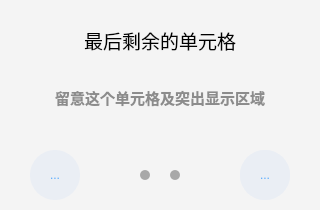
<?xml version="1.0" encoding="UTF-8"?>
<ui version="4.0">
 <class>HintDialog</class>
 <widget class="QDialog" name="HintDialog">
  <property name="geometry">
   <rect>
    <x>0</x>
    <y>0</y>
    <width>320</width>
    <height>210</height>
   </rect>
  </property>
  <property name="windowTitle">
   <string>Dialog</string>
  </property>
  <property name="styleSheet">
   <string notr="true">background-color:rgb(244, 244, 244)</string>
  </property>
  <widget class="QLabel" name="label">
   <property name="geometry">
    <rect>
     <x>60</x>
     <y>20</y>
     <width>200</width>
     <height>40</height>
    </rect>
   </property>
   <property name="font">
    <font>
     <family>Microsoft YaHei UI</family>
     <pointsize>14</pointsize>
    </font>
   </property>
   <property name="text">
    <string>最后剩余的单元格</string>
   </property>
   <property name="alignment">
    <set>Qt::AlignCenter</set>
   </property>
  </widget>
  <widget class="QLabel" name="hintLabel">
   <property name="geometry">
    <rect>
     <x>30</x>
     <y>60</y>
     <width>260</width>
     <height>75</height>
    </rect>
   </property>
   <property name="font">
    <font>
     <family>Microsoft YaHei UI</family>
     <pointsize>11</pointsize>
     <weight>75</weight>
     <bold>true</bold>
    </font>
   </property>
   <property name="styleSheet">
    <string notr="true">color:#8c8c8c</string>
   </property>
   <property name="text">
    <string>留意这个单元格及突出显示区域</string>
   </property>
   <property name="alignment">
    <set>Qt::AlignCenter</set>
   </property>
  </widget>
  <widget class="QLabel" name="progressLabel_1">
   <property name="geometry">
    <rect>
     <x>140</x>
     <y>170</y>
     <width>10</width>
     <height>10</height>
    </rect>
   </property>
   <property name="styleSheet">
    <string notr="true">border-radius:5px;
background-color:#a8a8a8</string>
   </property>
   <property name="text">
    <string/>
   </property>
  </widget>
  <widget class="QLabel" name="progressLabel_2">
   <property name="geometry">
    <rect>
     <x>170</x>
     <y>170</y>
     <width>10</width>
     <height>10</height>
    </rect>
   </property>
   <property name="styleSheet">
    <string notr="true">border-radius:5px;
background-color:#a8a8a8</string>
   </property>
   <property name="text">
    <string/>
   </property>
  </widget>
  <widget class="QToolButton" name="rightToolButton">
   <property name="geometry">
    <rect>
     <x>240</x>
     <y>150</y>
     <width>50</width>
     <height>50</height>
    </rect>
   </property>
   <property name="styleSheet">
    <string notr="true">QToolButton {
    border-radius: 25px;
    background-color: #EAEEF4;
    color: rgb(85, 170, 255);
}
QToolButton:hover {;
    background-color: #dce0e5;
}
QToolButton:pressed {;
    background-color: #cdd0d5;
}</string>
   </property>
   <property name="text">
    <string>...</string>
   </property>
   <property name="icon">
    <iconset resource="res/icons.qrc">
     <normaloff>:/res/arrow-right.png</normaloff>:/res/arrow-right.png</iconset>
   </property>
   <property name="iconSize">
    <size>
     <width>25</width>
     <height>25</height>
    </size>
   </property>
  </widget>
  <widget class="QToolButton" name="leftToolButton">
   <property name="geometry">
    <rect>
     <x>30</x>
     <y>150</y>
     <width>50</width>
     <height>50</height>
    </rect>
   </property>
   <property name="styleSheet">
    <string notr="true">QToolButton {
    border-radius: 25px;
    background-color: #EAEEF4;
    color: rgb(85, 170, 255);
}
QToolButton:hover {;
    background-color: #dce0e5;
}
QToolButton:pressed {;
    background-color: #cdd0d5;
}</string>
   </property>
   <property name="text">
    <string>...</string>
   </property>
   <property name="icon">
    <iconset resource="res/icons.qrc">
     <normaloff>:/res/arrow-left.png</normaloff>:/res/arrow-left.png</iconset>
   </property>
   <property name="iconSize">
    <size>
     <width>25</width>
     <height>25</height>
    </size>
   </property>
  </widget>
  <widget class="QToolButton" name="okToolButton">
   <property name="geometry">
    <rect>
     <x>240</x>
     <y>150</y>
     <width>50</width>
     <height>50</height>
    </rect>
   </property>
   <property name="styleSheet">
    <string notr="true">QToolButton {
    border-radius: 25px;
    background-color: #EAEEF4;
    color: rgb(85, 170, 255);
}
QToolButton:hover {;
    background-color: #dce0e5;
}
QToolButton:pressed {;
    background-color: #cdd0d5;
}</string>
   </property>
   <property name="text">
    <string>...</string>
   </property>
   <property name="icon">
    <iconset resource="res/icons.qrc">
     <normaloff>:/res/ok.png</normaloff>:/res/ok.png</iconset>
   </property>
   <property name="iconSize">
    <size>
     <width>25</width>
     <height>25</height>
    </size>
   </property>
  </widget>
 </widget>
 <resources>
  <include location="res/icons.qrc"/>
 </resources>
 <connections/>
</ui>
